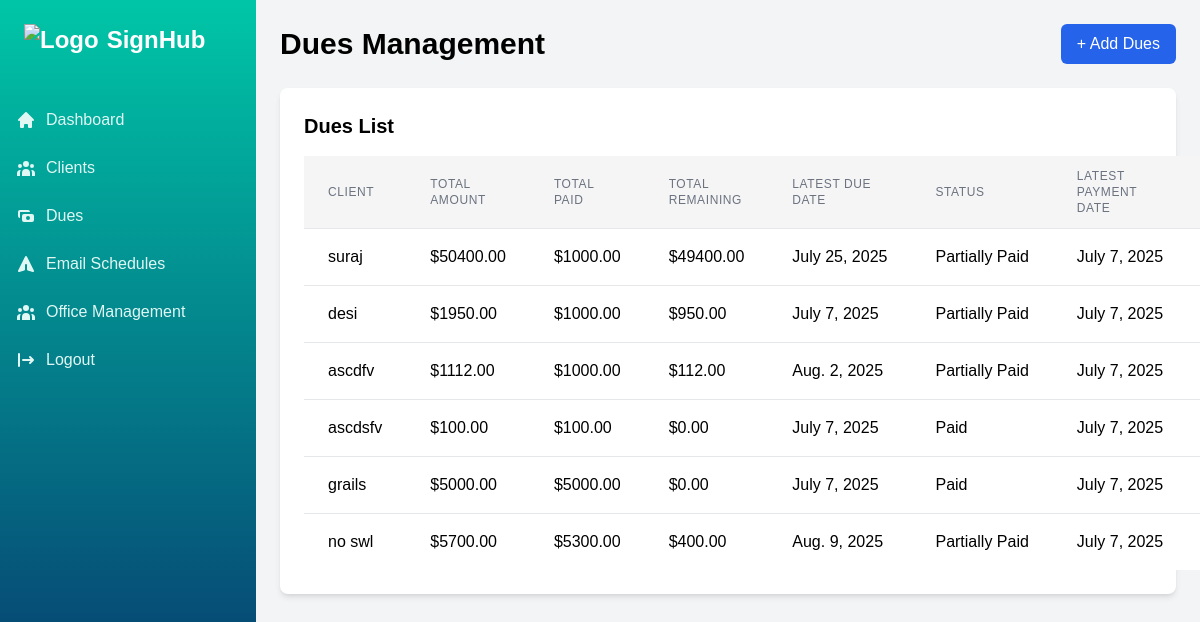
Screenshot of /dues/ (signed in) with the database file from the repository.
### clients/models.py (models this page shows, shortened)
class Client(models.Model):
    name = models.CharField(max_length=100)
    email = models.EmailField(unique=True)
    phone = models.CharField(max_length=15, blank=True)
    address = models.TextField(blank=True)
    tax_id = models.CharField(max_length=20, unique=True, help_text="Client's Tax Identification Number")
    registration_date = models.DateField(default=timezone.now)
    last_payment_date = models.DateField(blank=True, null=True)
    notes = models.TextField(blank=True, help_text="Additional tax or client notes")
    def __str__(self):
        return self.name
    def total_dues(self):
        dues_records_total = self.dues_records.aggregate(total=models.Sum('amount'))['total'] or Decimal('0')
        return dues_records_total

class Dues(models.Model):
    STATUS_CHOICES = (
        ('Pending', 'Pending'),
        ('Partially Paid', 'Partially Paid'),
        ('Paid', 'Paid'),
    )
    client = models.ForeignKey(Client, on_delete=models.CASCADE, related_name='dues_records')
    amount = models.DecimalField(max_digits=10, decimal_places=2)
    paid_amount = models.DecimalField(max_digits=10, decimal_places=2, default=0.00)
    remaining_amount = models.DecimalField(max_digits=10, decimal_places=2, default=0.00)
    due_date = models.DateField()
    status = models.CharField(max_length=15, choices=STATUS_CHOICES, default='Pending')
    payment_date = models.DateField(blank=True, null=True)
    description = models.TextField(blank=True, help_text="Details about the dues (e.g., tax type or period)")

### clients/views.py (the view, shortened to what this page needs)
# urls.py: path('dues/', dues_list, name='dues_list'),
@login_required
def dues_list(request, dues_id=None):
    dues = Dues.objects.all()
    clients = Client.objects.all()
    client_data = []
    for client in clients:
        total_paid = client.dues_records.aggregate(total_paid=Sum('paid_amount'))['total_paid'] or Decimal('0')
        total_dues = client.total_dues()  # Use Client.total_dues method
        total_remaining = total_dues - total_paid
        latest_due = client.dues_records.order_by('-due_date').first()
        oldest_due = client.dues_records.filter(status__in=['Pending', 'Partially Paid']).order_by('due_date').first()
        latest_due_date = latest_due.due_date if latest_due else client.registration_date
        latest_payment = client.dues_records.filter(payment_date__isnull=False).order_by('-payment_date').first()
        latest_payment_date = latest_payment.payment_date if latest_payment else None
        status = 'Paid' if total_paid >= total_dues else 'Partially Paid' if total_paid > 0 else 'Pending'
        latest_due_id = latest_due.pk if latest_due else 0
        oldest_due_id = oldest_due.pk if oldest_due else 0
        total_pending_amount = (
            client.dues_records.filter(status__in=['Pending', 'Partially Paid']).aggregate(total_pending=Sum('remaining_amount'))['total_pending'] or Decimal('0')
        )
        client_data.append({
            'client': client,
            'total_dues': total_dues,
            'total_paid': total_paid,
            'total_remaining': total_remaining,
            'latest_due_date': latest_due_date,
            'latest_payment_date': latest_payment_date,
            'status': status,
            'latest_due_id': latest_due_id,
            'oldest_due_id': oldest_due_id,
            'total_pending_amount': total_pending_amount,
        })
    context = {'dues': dues, 'client_data': client_data}
    if dues_id:
        due = get_object_or_404(Dues, pk=dues_id)
        context['form'] = DuesForm(instance=due)
        context['edit_mode'] = True
        context['dues_id'] = dues_id
    else:
        context['form'] = DuesForm()
        context['edit_mode'] = False
    return render(request, 'dues.html', context)

### clients/templates/dues.html (shortened to what this page needs)
{% extends 'base_authenticated.html' %}
{% load static %}
{% block content %}
<div class="max-w-7xl mx-auto" x-data="{
    showForm: {{ edit_mode|yesno:'true,false' }},
    showMarkPaidForm: false,
    totalPendingAmount: 0,
    showDetailsModal: false,
    selectedClient: null,
    clientDues: [],
    clientTotalDues: 0,
    clientTotalPaid: 0,
    clientTotalRemaining: 0
}">
    <div class="flex justify-between items-center mb-6">
        <h1 class="text-3xl font-bold">Dues Management</h1>
        <button @click="showForm = !showForm"
                class="bg-blue-600 text-white px-4 py-2 rounded-md hover:bg-blue-700 transition">
            <span x-show="!showForm">+ Add Dues</span>
        </button>
    </div>
    <div class="bg-white p-6 rounded-lg shadow-md">
        <h2 class="text-xl font-semibold mb-4">Dues List</h2>
        <table class="min-w-full divide-y divide-gray-200">
            <thead class="bg-gray-50">
                <tr>
                    <th class="px-6 py-3 text-left text-xs font-medium text-gray-500 uppercase tracking-wider">Client</th>
                    <th class="px-6 py-3 text-left text-xs font-medium text-gray-500 uppercase tracking-wider">Total Amount</th>
                    <th class="px-6 py-3 text-left text-xs font-medium text-gray-500 uppercase tracking-wider">Total Paid</th>
                    <th class="px-6 py-3 text-left text-xs font-medium text-gray-500 uppercase tracking-wider">Total Remaining</th>
                    <th class="px-6 py-3 text-left text-xs font-medium text-gray-500 uppercase tracking-wider">Latest Due Date</th>
                    <th class="px-6 py-3 text-left text-xs font-medium text-gray-500 uppercase tracking-wider">Status</th>
                    <th class="px-6 py-3 text-left text-xs font-medium text-gray-500 uppercase tracking-wider">Latest Payment Date</th>
                    <th class="px-6 py-3 text-left text-xs font-medium text-gray-500 uppercase tracking-wider">Actions</th>
                </tr>
            </thead>
            <tbody class="bg-white divide-y divide-gray-200">
                {% for data in client_data %}
                <tr>
                    <td class="px-6 py-4 whitespace-nowrap">{{ data.client.name }}</td>
                    <td class="px-6 py-4 whitespace-nowrap">${{ data.total_dues|floatformat:2 }}</td>
                    <td class="px-6 py-4 whitespace-nowrap">${{ data.total_paid|floatformat:2 }}</td>
                    <td class="px-6 py-4 whitespace-nowrap">${{ data.total_remaining|floatformat:2 }}</td>
                    <td class="px-6 py-4 whitespace-nowrap">{{ data.latest_due_date }}</td>
                    <td class="px-6 py-4 whitespace-nowrap">{{ data.status }}</td>
                    <td class="px-6 py-4 whitespace-nowrap">{{ data.latest_payment_date|default:"—" }}</td>
                    <td class="px-6 py-4 whitespace-nowrap">
                    </td>
                </tr>
                {% empty %}
                <tr>
                    <td colspan="8" class="px-6 py-4 text-center">No dues available.</td>
                </tr>
                {% endfor %}
            </tbody>
        </table>
    </div>
</div>
{% endblock %}

### clients/templates/base_authenticated.html (shortened to what this page needs)
{% load static %}
<!DOCTYPE html>
<html lang="en">
<head>
    <link href="https://cdn.jsdelivr.net/npm/tailwindcss@2.2.19/dist/tailwind.min.css" rel="stylesheet">
    <link rel="stylesheet" href="{% static 'css/styles.css' %}">
</head>
<body class="bg-gray-100">
    <div class="flex h-screen">
        <div class="w-64 sidebar">
            <div class="p-6 text-2xl font-bold text-white flex items-center">
                <img src="{% static 'images/logo.png' %}" alt="Logo" class="h-8 mr-2">
                SignHub
            </div>
            <nav class="mt-4">
                <ul>
                    <li><a href="{% url 'dashboard' %}" class="block"><svg class="h-5 w-5" fill="currentColor" viewBox="0 0 20 20"><path d="M10.707 2.293a1 1 0 00-1.414 0l-7 7a1 1 0 001.414 1.414L4 10.414V17a1 1 0 001 1h2a1 1 0 001-1v-2a1 1 0 011-1h2a1 1 0 011 1v2a1 1 0 001 1h2a1 1 0 001-1v-6.586l.293.293a1 1 0 001.414-1.414l-7-7z"/></svg>Dashboard</a></li>
                    <li><a href="{% url 'client_list' %}" class="block">Clients</a></li>
                   <li><a href="{% url 'dues_list' %}" class="block"><svg class="h-5 w-5" fill="currentColor" viewBox="0 0 20 20"><path fill-rule="evenodd" d="M4 4a2 2 0 00-2 2v4a2 2 0 002 2V6h10a2 2 0 00-2-2H4zm2 6a2 2 0 012-2h8a2 2 0 012 2v4a2 2 0 01-2 2H8a2 2 0 01-2-2v-4zm6 4a2 2 0 100-4 2 2 0 000 4z" clip-rule="evenodd"/></svg>Dues</a></li>
                    <li><a href="#" class="block"><svg class="h-5 w-5" fill="currentColor" viewBox="0 0 20 20"><path d="M10.894 2.553a1 1 0 00-1.788 0l-7 14a1 1 0 001.169 1.409l5-1.429A1 1 0 009 15.571V11a1 1 0 112 0v4.571a1 1 0 00.725.962l5 1.428a1 1 0 001.17-1.408l-7-14z"/></svg>Email Schedules</a></li>
                    <li><a href="#" class="block">Office Management</a></li>
                    <li><a href="{% url 'logout' %}" class="block"><svg class="h-5 w-5" fill="currentColor" viewBox="0 0 20 20"><path fill-rule="evenodd" d="M3 3a1 1 0 00-1 1v12a1 1 0 102 0V4a1 1 0 00-1-1zm10.293 9.293a1 1 0 001.414 1.414l3-3a1 1 0 000-1.414l-3-3a1 1 0 10-1.414 1.414L14.586 9H7a1 1 0 100 2h7.586l-1.293 1.293z" clip-rule="evenodd"/></svg>Logout</a></li>
                </ul>
            </nav>
        </div>
        <div class="flex-1 p-6 overflow-auto">
            {% block content %}
            {% endblock %}
        </div>
    </div>
</body>
</html>

### static/css/styles.css (style rules this page uses)
body { font-family: Arial, sans-serif; }
table { border-collapse: collapse; width: 100%; }
th, td { padding: 8px; text-align: left; }
th { background-color: #f5f5f5; }

### clients/templates/base_authenticated.html (style rules this page uses)
.sidebar { background: linear-gradient(to bottom, #00c6a7, #082a68); transition: all 0.3s ease; }
.sidebar a { display: flex; align-items: center; padding: 12px 16px; color: #e0f7f4; text-decoration: none; font-weight: 500; transition: all 0.3s ease; }
.sidebar a svg { margin-right: 10px; }

### rows the page displays
Client: client.name "suraj", total_dues "50400.00", total_paid "1000.00", total_remaining "49400.00", latest_due_date "July 25, 2025", status "Partially Paid", latest_payment_date "July 7, 2025"
Client: client.name "desi", total_dues "1950.00", total_paid "1000.00", total_remaining "950.00", latest_due_date "July 7, 2025", status "Partially Paid", latest_payment_date "July 7, 2025"
Client: client.name "ascdfv", total_dues "1112.00", total_paid "1000.00", total_remaining "112.00", latest_due_date "Aug. 2, 2025", status "Partially Paid", latest_payment_date "July 7, 2025"
Client: client.name "ascdsfv", total_dues "100.00", total_paid "100.00", total_remaining "0.00", latest_due_date "July 7, 2025", status "Paid", latest_payment_date "July 7, 2025"
Client: client.name "grails", total_dues "5000.00", total_paid "5000.00", total_remaining "0.00", latest_due_date "July 7, 2025", status "Paid", latest_payment_date "July 7, 2025"
Client: client.name "no swl", total_dues "5700.00", total_paid "5300.00", total_remaining "400.00", latest_due_date "Aug. 9, 2025", status "Partially Paid", latest_payment_date "July 7, 2025"
